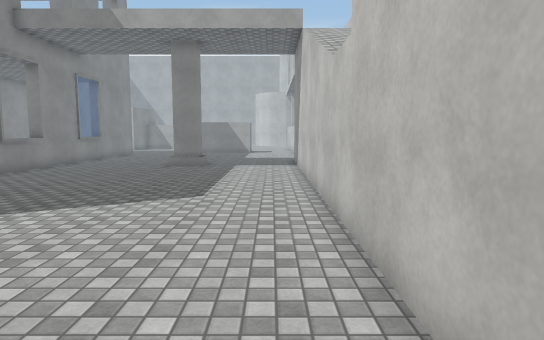
[1] (above)

24 first-person views from a walk through a Unity game level. The camera is 1.5 m above the floor, tilts 6° down and sees 75° across. The floor is counted in squares, 1 m on a side. Each view is taken from the middle of a square. On the plan, view 1 faces up. The plan holds only what a view shows up to about 16 squares ahead; the rest is blank. The place goes on beyond the plan. Surface patterns are stand-ins for the level's own textures.

[2]
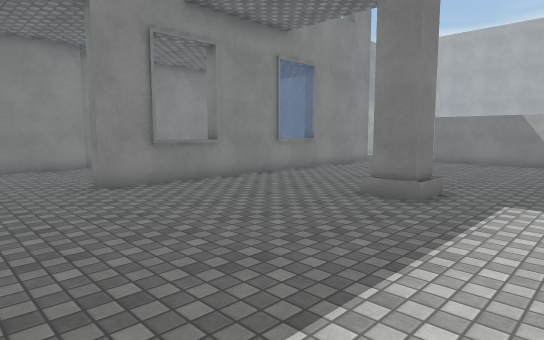

[3]
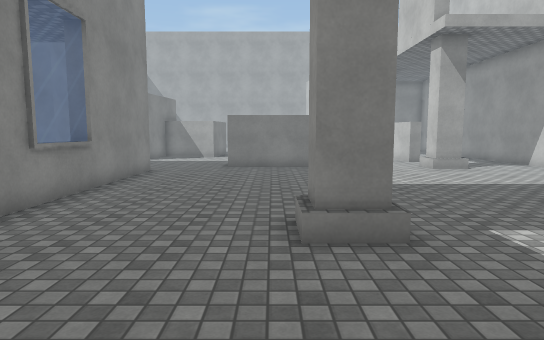

[4]
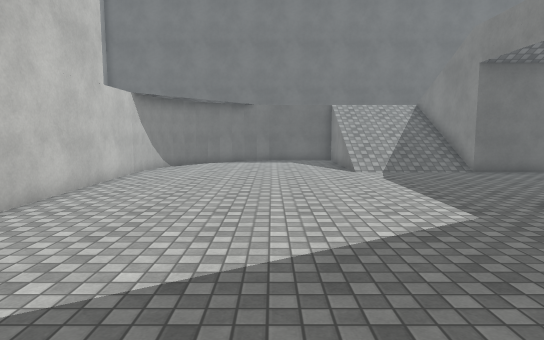

[5]
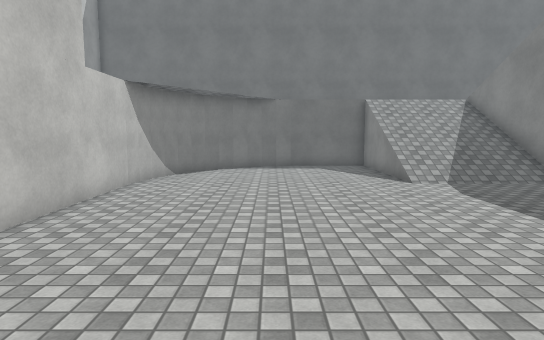

[6]
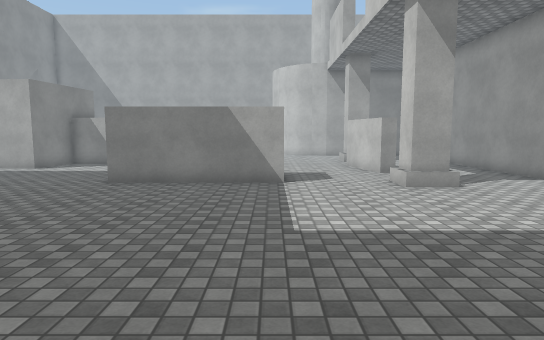

[7]
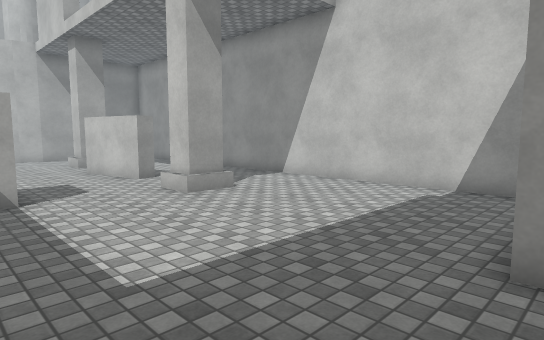

[8]
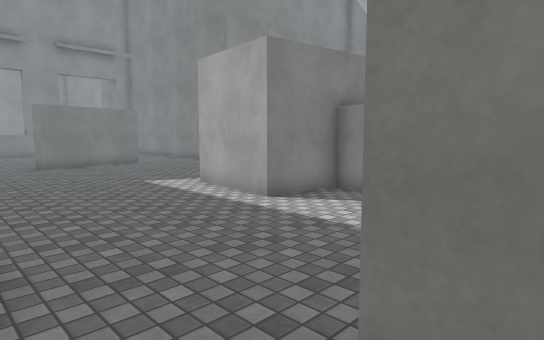

[9]
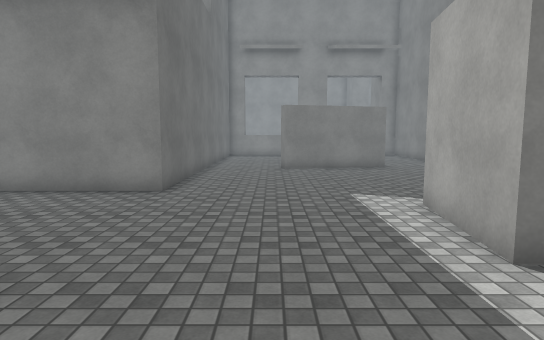

[10]
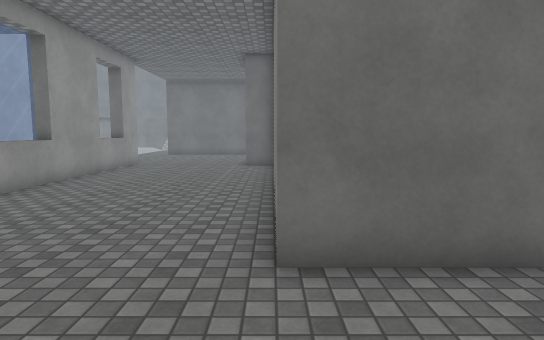

[11]
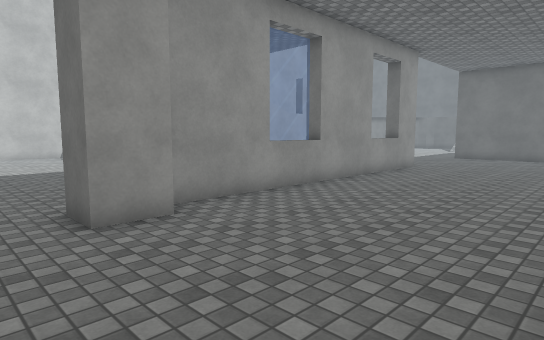

[12]
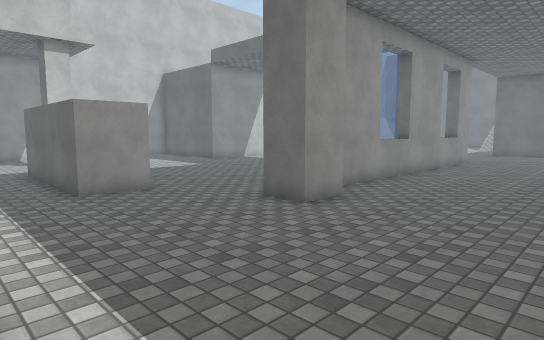

[13]
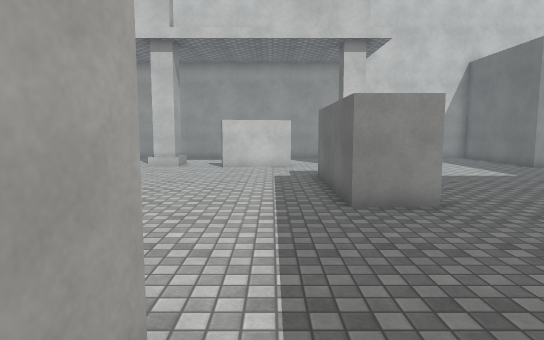

[14]
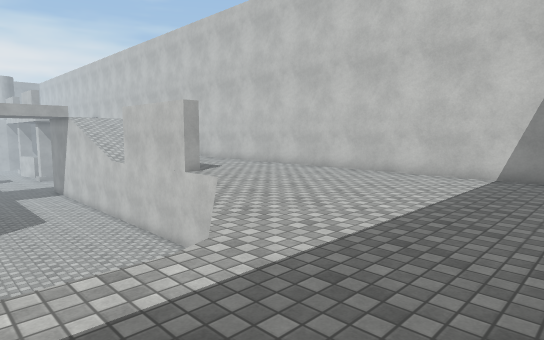

[15]
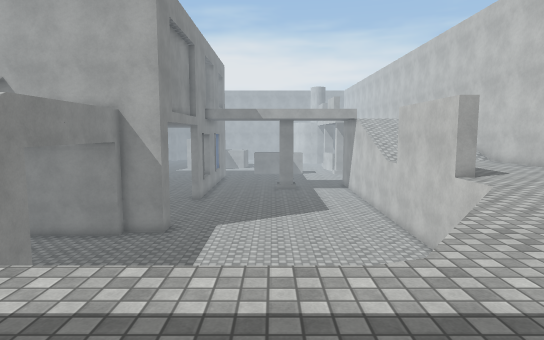

[16]
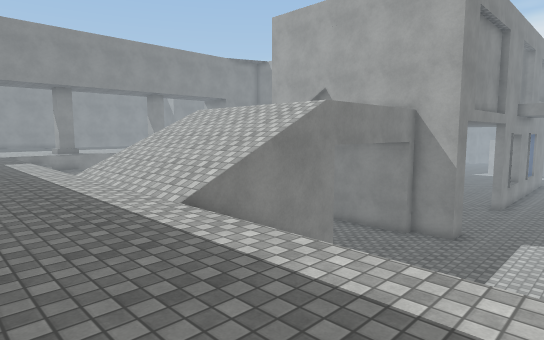

[17]
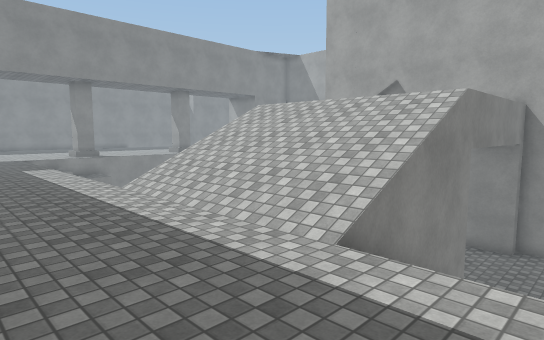

[18]
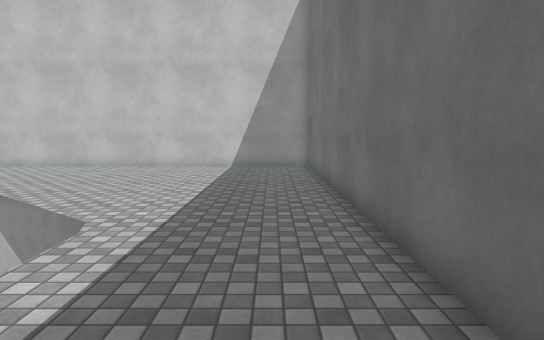

[19]
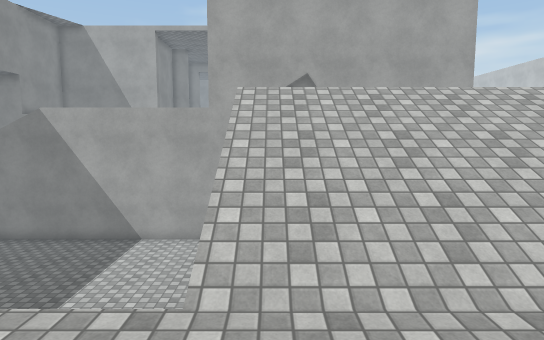

[20]
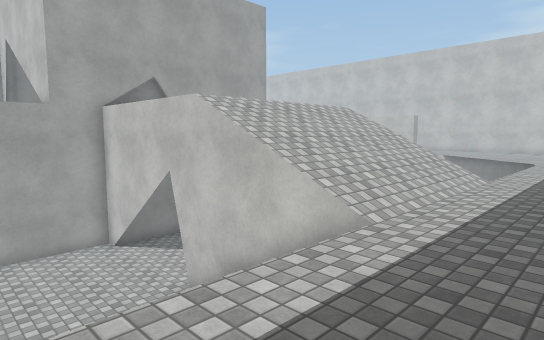

[21]
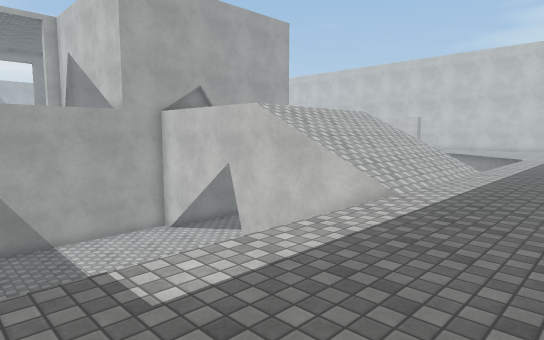

[22]
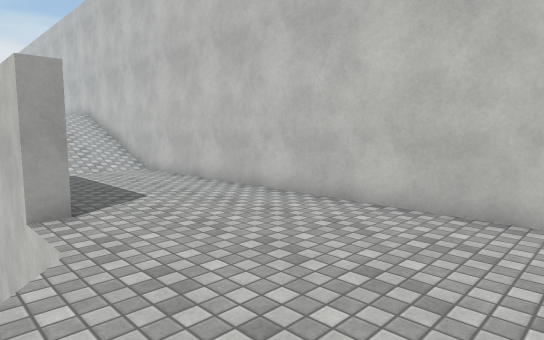

[23]
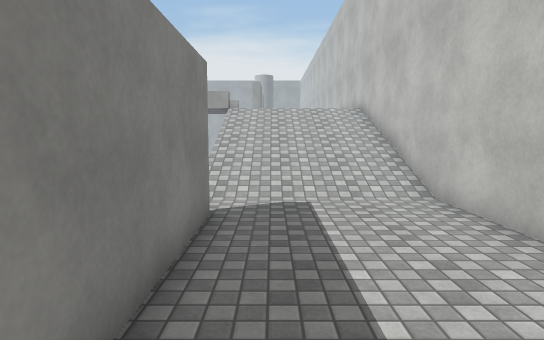

[24]
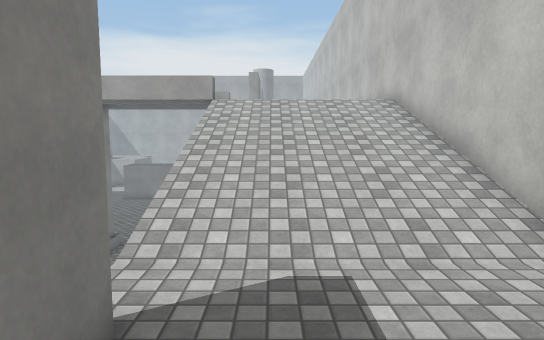

### Floor plan
Key: @ floor where view 1 was taken; # wall or solid block; x gap in a wall; . main floor; : floor 3 m higher than the main floor; + floor 5.5 m higher than the main floor; / step, stairs or slope; = window, fence, low wall or low ledge; v drop or lower ground; O other object.
Columns run from 27 left of view 1 to 7 right of it. Each row starts with its distance up from view 1.
 32    #........   #.............# .. #
 31    ##.......####.............# ...#
 30     #........................#  ..#
 29     #.........................  ..#
 28    .................######....  ..#
 27    .................######...# ...#
 26    ..........................##...#
 25    =====###.....##................#
 24           /.....##................#
 23           /......#................#
 22           /......#................#
 21           /......#................#
 20           /......=................#
 19           /......=...........#vvv #
 18           /......#..........#     #
 17           /......#.....O....      #
 16           /......#.....#.....     #
 15            ......#..........v     #
 14           #......=..........x+++++#
 13           ##.....#..........//////#
 12             .....#..........//////#
 11             ................//////#
 10             ................//////#
  9             ................//////#
  8              ..     ........//////#
  7        #           ..........:::::#
  6        #          ..........v:::::#
  5        #         ...........##::::#
  4      ++###########..........##::::#
  3 ........########............##::::#
  2 ........#...................##::::#
  1 ........#..  ...............##::::#
  0 ...........  ..............@##::::#
 -1  .........    ...............:::::#
 -2   ........   .............../:::::#
 -3         /////////////......./:::::#
 -4         /////////////.......::::::#
 -5         /////////////......#::::::#
 -6         /////////////...../:::::::#
 -7         /////////////.....::::::::#
 -8 vvv //////////////// vv#/:::::::::#
 -9 ::::::::::::::::::::::::::::::::::#
-10 ::::::::::::::::::::::::::::::::::#
-11   ::::::::::::::::::::::::::::::::#
-12 :  ::         ::  ::::::::::::::::#
-13                     ###############

Positions as (right, up) in squares from view 1, and headings:
1: (0, 0), facing up
2: (0, 8), facing up-left
3: (-5, 11), facing up
4: (-4, 11), facing down
5: (-3, 8), facing down
6: (-2, 16), facing up
7: (-3, 18), facing up-right
8: (-6, 25), facing up-left
9: (-8, 28), facing left
10: (-17, 29), facing down
11: (-17, 27), facing down-right
12: (-16, 31), facing down-right
13: (-14, 30), facing right
14: (-6, -12), facing up-right
15: (-5, -12), facing up
16: (-5, -12), facing up-left
17: (-9, -12), facing up-left
18: (-9, -11), facing right
19: (-18, -11), facing up
20: (-24, -11), facing up-right
21: (-27, -12), facing up-right
22: (0, -7), facing up-right
23: (3, -1), facing up
24: (3, 3), facing up
